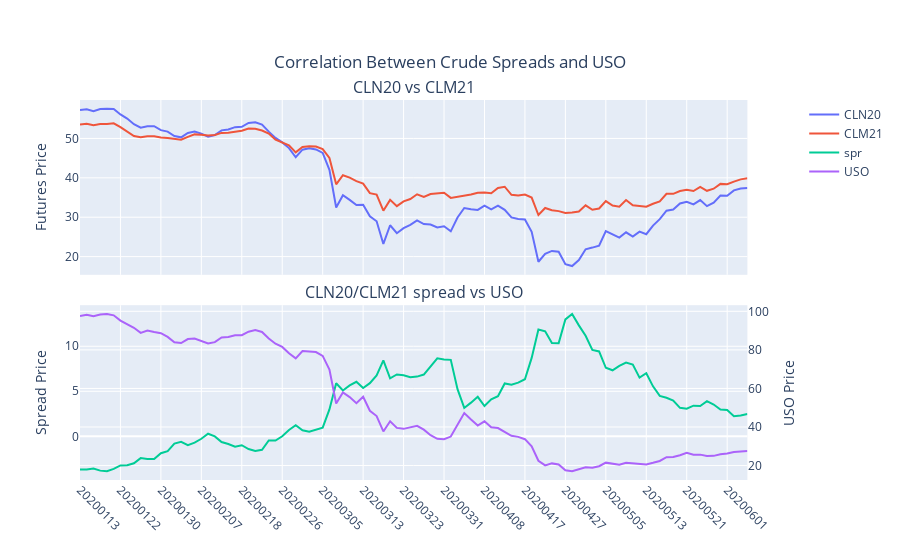

Source (notebook cell):
### Code cell
td = 'trade_date'
fp = 'Futures Price'
cln20 = ['CLN20',td,1,1,False,fp]#,'x','y','y']
clm21 = ['CLM21',td,1,1,False,fp]#,'x1']
spr = ['spr',td,2,1,False,'Spread Price']
uso = ['USO',td,2,1,True,'USO Price']
df_yp = pd.DataFrame([cln20,clm21,spr,uso],
                    columns=['name','x_column','row','col','is_secondary','yaxis_title'])#,'xaxis','yaxis_left','yaxis_right'])
sp_titles = ['CLN20 vs CLM21','CLN20/CLM21 spread vs USO']
fig2 =  dashapp.plotly_subplots(df_both,df_yp,title="Correlation Between Crude Spreads and USO",
                      num_ticks_to_display=15,subplot_titles=sp_titles)
iplot(fig2)
